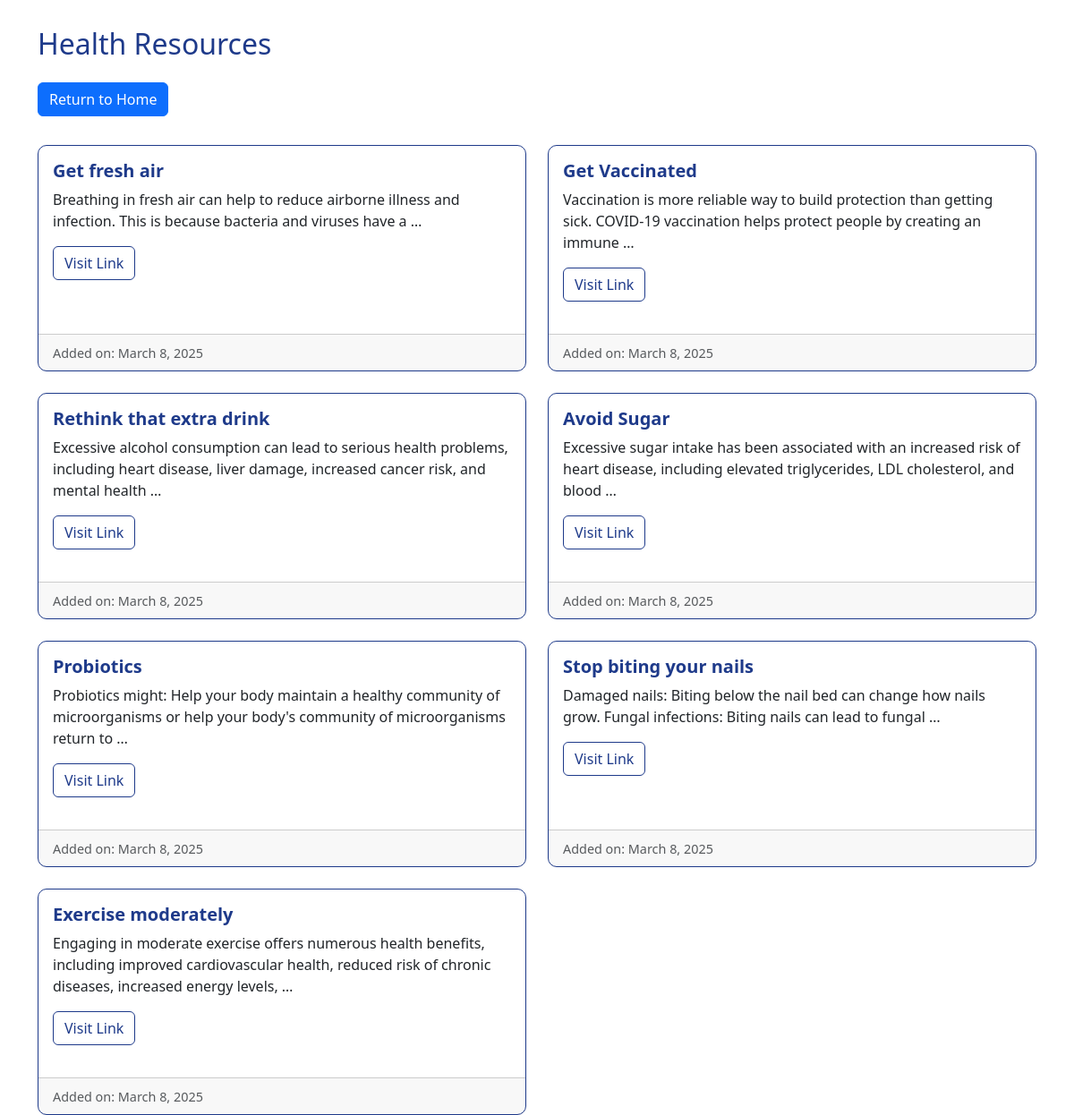
The app's page /view_health-resources/ with its own data.
### patient/models.py (models this page shows)
class HealthResource(models.Model):
    title = models.CharField(max_length=255)
    content = models.TextField()
    link = models.URLField(blank=True, null=True)
    date_added = models.DateField(auto_now_add=True)

### patient/views.py (the view)
# urls.py: path('view_health-resources/', views.view_health_resources, name='view_health_resources'),
def view_health_resources(request):
    resources = HealthResource.objects.all()
    return render(request, 'patient/view_health_resources.html', {'resources': resources})

### templates/patient/view_health_resources.html (shortened to what this page needs)
<!DOCTYPE html>
<html>
<head>
    <link href="https://cdn.jsdelivr.net/npm/bootstrap@5.3.0/dist/css/bootstrap.min.css" rel="stylesheet">
</head>
<body>
    <div class="container">
        <h2 class="mb-4">Health Resources</h2>
        <div class="d-flex justify-content-between mb-3">
           <a href="{% url 'index' %}" class="btn btn-primary mb-3">Return to Home</a>
        </div>
        <div class="row row-cols-1 row-cols-md-2 g-4">
            {% for resource in resources %}
                <div class="col">
                    <div class="card h-100">
                        <div class="card-body">
                            <h5 class="card-title">{{ resource.title }}</h5>
                            <p class="card-text">{{ resource.content|truncatewords:20 }}</p>
                            {% if resource.link %}
                                <a href="{{ resource.link }}" target="_blank" class="btn btn-outline-primary">
                                    Visit Link
                                </a>
                            {% endif %}
                        </div>
                        <div class="card-footer">
                            <small class="text-muted">Added on: {{ resource.date_added }}</small>
                        </div>
                    </div>
                </div>
            {% empty %}
                <p class="no-resources">No health resources available.</p>
            {% endfor %}
        </div>
    </div>
</body>
</html>

### templates/patient/view_health_resources.html (style rules this page uses)
body { background-color: white; color: #1E3A8A; }
h2 { margin-top: 30px; color: #1E3A8A; }
.card { border: 1px solid #1E3A8A; border-radius: 10px; margin-bottom: 20px; transition: transform 0.2s, box-shadow 0.2s; }
.card-title { color: #1E3A8A; font-weight: bold; }
.btn-outline-primary { border-color: #1E3A8A; color: #1E3A8A; }
.text-muted { font-size: 0.9em; }

### records on screen
HealthResource: title "Get fresh air", content "Breathing in fresh air can help to reduce airborne illness and infection. This is because bacteria and viruses have a …", date_added "March 8, 2025"
HealthResource: title "Get Vaccinated", content "Vaccination is more reliable way to build protection than getting sick. COVID-19 vaccination helps protect people by creating an immune …", date_added "March 8, 2025"
HealthResource: title "Rethink that extra drink", content "Excessive alcohol consumption can lead to serious health problems, including heart disease, liver damage, increased cancer risk, and mental health …", date_added "March 8, 2025"
HealthResource: title "Avoid Sugar", content "Excessive sugar intake has been associated with an increased risk of heart disease, including elevated triglycerides, LDL cholesterol, and blood …", date_added "March 8, 2025"
HealthResource: title "Probiotics", content "Probiotics might: Help your body maintain a healthy community of microorganisms or help your body's community of microorganisms return to …", date_added "March 8, 2025"
HealthResource: title "Stop biting your nails", content "Damaged nails: Biting below the nail bed can change how nails grow. Fungal infections: Biting nails can lead to fungal …", date_added "March 8, 2025"
HealthResource: title "Exercise moderately", content "Engaging in moderate exercise offers numerous health benefits, including improved cardiovascular health, reduced risk of chronic diseases, increased energy levels, …", date_added "March 8, 2025"
